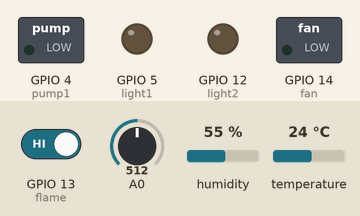
The sketch below on a simulated ESP8266 (NodeMCU). Shown: switched loads named in the sketch (green lamp = pin HIGH), output pins drawn as LEDs (lit = HIGH). The test bench sets the inputs (shaded band); at power-on: GPIO 13 (flame) HIGH, A0 = 512, humidity 55 %, temperature 24 °C. WiFi joins after 1.5 s; servers stay silent unless stated; what the sketch prints to the serial monitor is not drawn.

Above: at 0.1 s.
At 1.9 s:
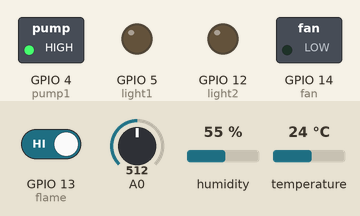
Timing chart, 0 to 3.4 s (numbered marks = the images above):
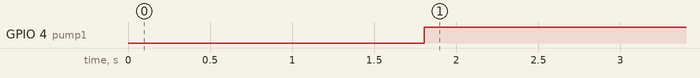

Measured:
- by itself, GPIO 4 (pump1): LOW → HIGH at 1.8 s

The sketch:

IoT_based_poultry_farm_monitoring.ino
```cpp
#define BLYNK_PRINT Serial
#include <ESP8266WiFi.h>
#include <BlynkSimpleEsp8266.h>
#include <SimpleDHT.h>

char auth[] = "249b882a076c4e7e9cbb35dd12b56b9c"; // Your Auth token
char ssid[] = "Jontrotantrik";
char pass[] = "jtl.robotics";

//float phValue;

const int pinDHT11 = 2; // D4 on nodemcu
//const int ph_sensor=A0;
const int pump1 = 4; //D2
const int light1 = 5; //D1
const int light2 = 12; //D6
const int fan = 14; //D5
const int flame = 13; //D7 on nodemcu

SimpleDHT11 dht11;
BlynkTimer timer;
int flame_value;

void sendSensor()
{

  // start working...
  Serial.println("=================================");
  Serial.println("Sample DHT11...");

  // read without samples.
  byte temperature = 0;
  byte humidity = 0;
  //byte phValue=0;
  byte flame_value = 0;
  //byte phValue;
  flame_value = analogRead(flame);
  int err = SimpleDHTErrSuccess;
  if ((err = dht11.read(pinDHT11, &temperature, &humidity, NULL)) != SimpleDHTErrSuccess) {
    Serial.print("Read DHT11 failed, err="); Serial.println(err); delay(1000);
    return;
  }
  // for debug purposes.
  Serial.print("Sample OK: ");
  Serial.print((int)temperature); Serial.print(" *C, ");
  Serial.print((int)humidity); Serial.println(" H");
  // DHT11 sampling rate is 1HZ.
  //Serial.print((int)phValue); Serial.println(" PH");
  Serial.print((int)flame_value); Serial.println(" Flame");
  delay(1000);
  Blynk.virtualWrite(V5, temperature);

  Blynk.virtualWrite(V7, humidity);
  // Blynk.virtualWrite(V6, phValue);
  Blynk.virtualWrite(V6, flame_value);


}

void setup()
{
  // Debug console
  Serial.begin(9600);
  pinMode (pump1, OUTPUT);
  pinMode (light1, OUTPUT);
  pinMode (light2, OUTPUT);
  pinMode (fan, OUTPUT);

  // Sending authentication token to blynk. Getting access to your WiFi with SSID and password
  Blynk.begin(auth, ssid, pass);

  // Setup a function to be called every second
  timer.setInterval(1000L, sendSensor);
}

void loop()
{
  Blynk.run();
  timer.run();
  fire_control();

}
void fire_control()
{
  flame_value = digitalRead(flame);

  Serial.print("Flame value= ");
  Serial.print(flame_value);
  if (flame_value ==0)
  {
    digitalWrite(pump1, LOW);

    //   delay(5000);
  }
  else
  {
    digitalWrite(pump1, HIGH);
  }
}
```
